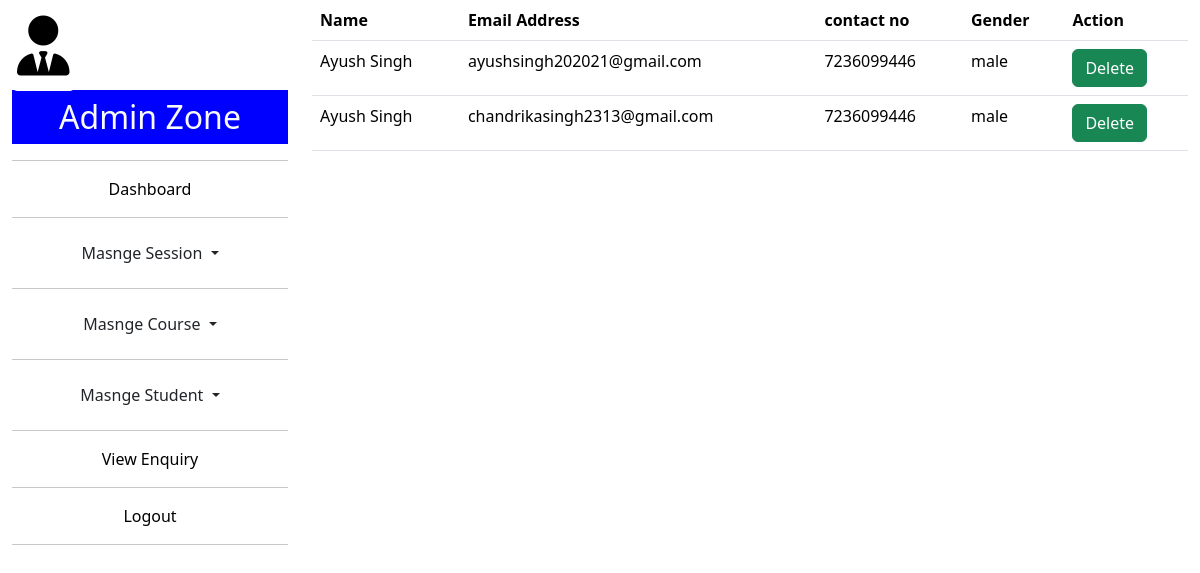
Page /viewstudent/ on the committed database.
### oasapp/models.py (models this page shows)
class Student(models.Model):
    sid=models.IntegerField(primary_key=True,auto_created=True)
    name=models.CharField(max_length=50)
    emailaddress=models.CharField(max_length=50)
    password=models.CharField(max_length=50)
    contactno=models.CharField(max_length=15)
    gender=models.CharField(max_length=10)
    dob=models.CharField(max_length=20)
    fname=models.CharField(max_length=50)
    mname=models.CharField(max_length=50)
    aadress=models.TextField()
    aadharno=models.CharField(max_length=15)
    aadharpic=models.ImageField(upload_to='')
    session=models.CharField(max_length=20)
    course=models.CharField(max_length=30)
    course_duration=models.CharField(max_length=30,default="3 months")
    hs_percent=models.CharField(max_length=10)
    hs_marksheet=models.ImageField(upload_to='')
    inter_percent=models.CharField(max_length=10)
    inter_marksheet=models.ImageField(upload_to='')
    pic=models.ImageField(upload_to='')
    sign=models.ImageField(upload_to='')
    application_status=models.CharField(max_length=1)
    fees=models.IntegerField()
    fees_status=models.CharField(max_length=1)
    fees_ss=models.ImageField(upload_to='')
    status=models.CharField(max_length=1)

### oasapp/views.py (the view)
# urls.py: path('viewstudent/',views.viewstudent,name='viewstudent'),
def viewstudent(req):
    ab=Student.objects.all()
    return render(req,'viewstudent.html',{'ab':ab})

### oasapp/templates/viewstudent.html
{% extends 'adminlayout.html' %}
{% load static %}
{% block admin %}
<div class="row">
    <div class="col-sm-12">
        <table class="table">
            <thead>
                <tr>
                  <th>Name</th>
                  <th>Email Address</th>
                  <th>contact no</th>
                  <th>Gender</th>
                  <th>Action</th>
                </tr>
            </thead>
            <tbody>
                {% for i in ab %}
                <tr>
                    <td>{{i.name}}</td>
                    <td>{{i.emailaddress}}</td>
                    <td>{{i.contactno}}</td>
                    <td>{{i.gender}}</td>
                    <td>
                        <a href="#" class="btn btn-success">Delete</a>
                    </td>
                   {% endfor %}
                </tr>
            </tbody>
        </table>
    </div>
</div>
{% endblock %}

### rows in the picture
Student: name "Ayush Singh", emailaddress "ayushsingh202021@gmail.com", contactno "7236099446", gender "male"
Student: name "Ayush Singh", emailaddress "chandrikasingh2313@gmail.com", contactno "7236099446", gender "male"
